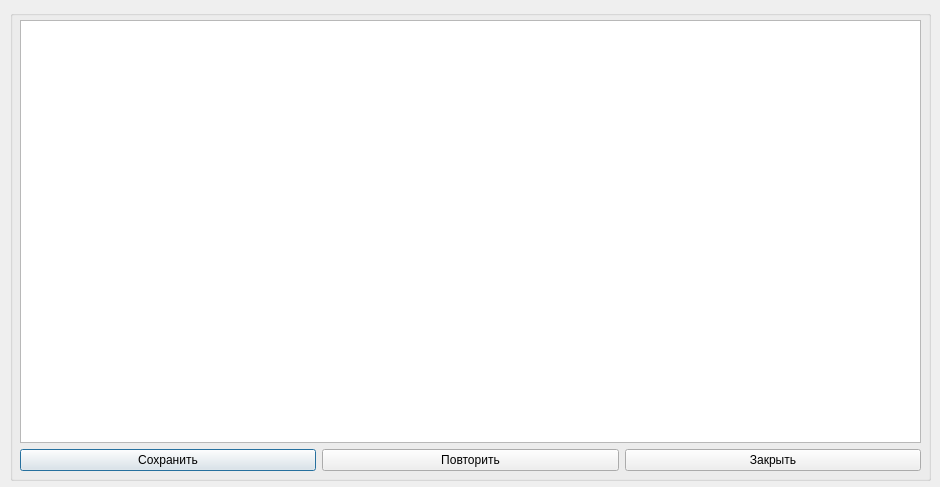
<?xml version="1.0" encoding="UTF-8"?>
<ui version="4.0">
 <class>ResultFrom</class>
 <widget class="QDialog" name="ResultFrom">
  <property name="enabled">
   <bool>true</bool>
  </property>
  <property name="geometry">
   <rect>
    <x>0</x>
    <y>0</y>
    <width>940</width>
    <height>487</height>
   </rect>
  </property>
  <property name="sizePolicy">
   <sizepolicy hsizetype="Fixed" vsizetype="Fixed">
    <horstretch>0</horstretch>
    <verstretch>0</verstretch>
   </sizepolicy>
  </property>
  <property name="minimumSize">
   <size>
    <width>940</width>
    <height>487</height>
   </size>
  </property>
  <property name="maximumSize">
   <size>
    <width>940</width>
    <height>487</height>
   </size>
  </property>
  <property name="windowTitle">
   <string>[Результат] Справочная информация по объектам недвижимости</string>
  </property>
  <property name="autoFillBackground">
   <bool>true</bool>
  </property>
  <widget class="QGroupBox" name="grbMain">
   <property name="geometry">
    <rect>
     <x>10</x>
     <y>10</y>
     <width>921</width>
     <height>471</height>
    </rect>
   </property>
   <property name="sizePolicy">
    <sizepolicy hsizetype="Expanding" vsizetype="Expanding">
     <horstretch>0</horstretch>
     <verstretch>0</verstretch>
    </sizepolicy>
   </property>
   <property name="minimumSize">
    <size>
     <width>921</width>
     <height>471</height>
    </size>
   </property>
   <property name="maximumSize">
    <size>
     <width>921</width>
     <height>471</height>
    </size>
   </property>
   <property name="title">
    <string/>
   </property>
   <widget class="QWidget" name="gridLayoutWidget">
    <property name="geometry">
     <rect>
      <x>10</x>
      <y>10</y>
      <width>901</width>
      <height>451</height>
     </rect>
    </property>
    <layout class="QGridLayout" name="gridLayout">
     <item row="0" column="0">
      <widget class="QTableView" name="tblResult"/>
     </item>
     <item row="1" column="0">
      <layout class="QGridLayout" name="gridLayout_5">
       <item row="0" column="0">
        <widget class="QPushButton" name="btnSave">
         <property name="text">
          <string>Сохранить</string>
         </property>
        </widget>
       </item>
       <item row="0" column="1">
        <widget class="QPushButton" name="btnRepeate">
         <property name="text">
          <string>Повторить</string>
         </property>
        </widget>
       </item>
       <item row="0" column="2">
        <widget class="QPushButton" name="btnClose">
         <property name="text">
          <string>Закрыть</string>
         </property>
        </widget>
       </item>
      </layout>
     </item>
    </layout>
   </widget>
  </widget>
  <zorder>grbMain</zorder>
  <zorder>pushButton</zorder>
 </widget>
 <resources/>
 <connections/>
</ui>
